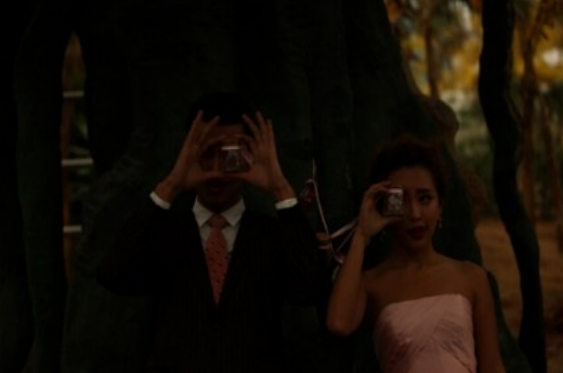
#> input picture data/origin/room_out_person.png, 563 x 373 px
$ python TestQuantified.py
#> lines starting #> are read from the running program, lines starting #| are printed output that depends on the picture
#> further down, img is the input picture: shape (373, 563, 3); mean B, G, R 5.4, 12.6, 19.5
### source/RetinexAdvance.py
import cv2
import numpy as np
import source.TraditionalRetinex as re


def logarithmicTransformation(img):
    """
    对数域变换
    :param img: 低照度图像
    :return pretreatment: 预处理之后的图像
    """
    src = cv2.cvtColor(img, cv2.COLOR_BGR2GRAY)
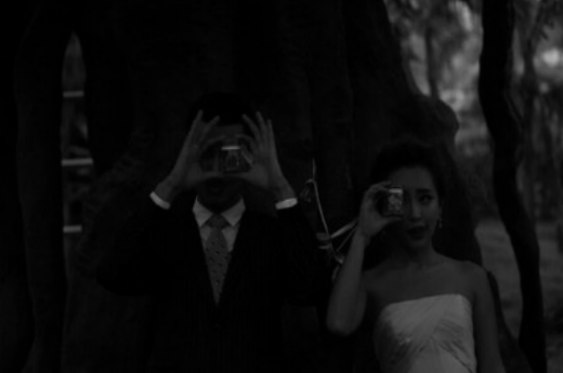
#> src: shape (373, 563); min 0, max 174, mean 13.9
    info = src.shape
#> info = (373, 563)
    log_sum = np.double(0)
    for i in range(info[0]):
        for j in range(info[1]):
            log_sum += np.log(np.double(src[i, j]) + 0.000001)
#> after the loop, log_sum = 138991.6

    p_avg = np.exp(log_sum / (info[0] * info[1]))
#> p_avg = 1.94
    (minVal, maxVal, minLoc, maxLoc) = cv2.minMaxLoc(src)
#> minVal = 0; maxVal = 174; minLoc = (0, 0); maxLoc = (554, 56)
    p0 = np.log(src/p_avg + 1) / np.log(maxVal/p_avg + 1)
    ec = p0 / (src + 0.000001)
    b, g, r = cv2.split(img)
    pretreatment = cv2.merge([ec * b, ec * g, ec * r])
    return pretreatment


def quantizedSingledMSR(img, sigma_list, d=2):
    """
    量化单通道MSR
    :param img:
    :param sigma_list:
    :param d:
    :return:
    """
    # 因为调用的是cv2中内置高斯滤波，最终结果与真实结果并不一样，即使将卷积核size作为参数传入
    rout = re.multi_scale_retinex(np.double(img), sigma_list, size=3)

    mean = np.mean(rout)

    r_sum = np.double(0)
    for i in range(rout.shape[0]):
        for j in range(rout.shape[1]):
            r_sum += np.square(rout[i, j] - mean)

    stddev = np.sqrt(r_sum / (rout.shape[0] * rout.shape[1]))
    mini = np.abs(mean - d * stddev)
    maxi = mean + d * stddev
    routnew = ((rout - mini) / (maxi - mini)) * 255
    rc = np.double(routnew) / rout
    cv2.imshow('routnew', np.uint8(np.minimum(np.maximum(routnew, 0), 255)))
    return np.uint8(np.minimum(np.maximum(routnew, 0), 255)), rc


# [14 lines left out: function integration, not called in this run]

### source/TraditionalRetinex.py
import numpy as np
import cv2


def single_scale_retinex(img, sigma, size=0):
    """
    单尺度Retinex
    :param size: 卷积核尺寸
    :param img:
    :param sigma:
    :return:
    """
    retinex = np.log(img + 1) - np.log(cv2.GaussianBlur(img, (size, size), sigma) + 1)

    return retinex


def multi_scale_retinex(img, sigma_list, size=0):
    """
    多尺度Retinex
    :param size:
    :param img:
    :param sigma_list:
    :return:
    """
    np.seterr(divide='ignore', invalid='ignore')
    retinex = np.double(np.zeros_like(img))
    for sigma in sigma_list:
        retinex += single_scale_retinex(img, sigma, size)

    retinex = retinex / len(sigma_list)
    # print(size)

    return retinex


# [136 lines left out: functions quantify, msr, color_restoration, simplestColorBalance, MSRCR, MSRCP, not called in this run]

### test/TestQuantified.py
import source.RetinexAdvance as ra
import cv2
import numpy as np

if __name__ == '__main__':
    img = cv2.imread('../data/origin/room_out_person.png')
    img_pre = ra.logarithmicTransformation(img)
    b, g, r = cv2.split(img_pre)
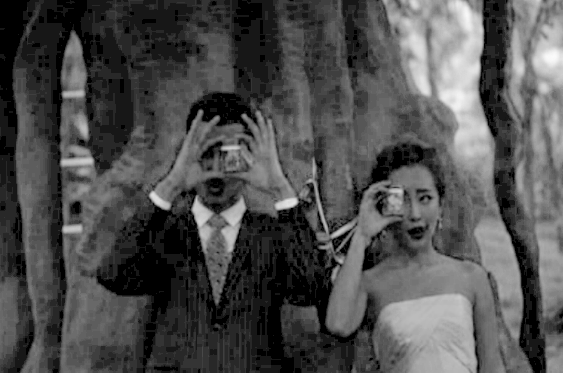
#> g: shape (373, 563) float64; min 0, max 0.985, mean 0.308
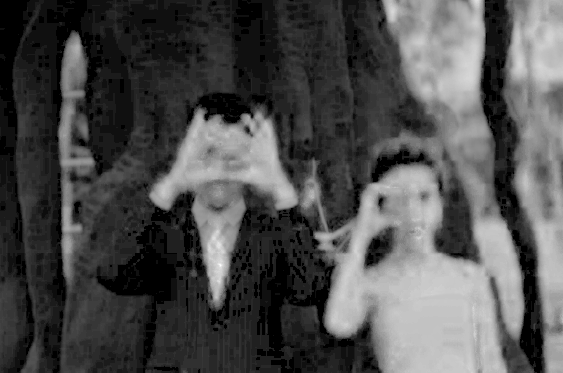
#> r: shape (373, 563) float64; min 0, max 1.47, mean 0.451; drawn with min black and max white
    b_qun = ra.quantizedSingledMSR(b, [15, 80, 250])
#> the loop in multi_scale_retinex, `for sigma in sigma_list:` made 3 passes
#> pass 1, in single_scale_retinex, `retinex = np.log(img + 1) - np.log(cv2.GaussianBlur(img, (size, size),..`:
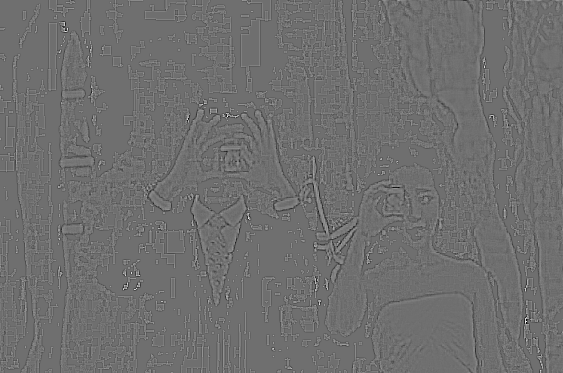
#> retinex: shape (373, 563) float64; min -0.185, max 0.236, mean -0.000513; drawn with min black and max white
#> in quantizedSingledMSR, `mean = np.mean(rout)`: mean = -0.000514
#> after the loop in quantizedSingledMSR, `for i in range(rout.shape[0]):`: r_sum = 65.02
#> in quantizedSingledMSR, `stddev = np.sqrt(r_sum / (rout.shape[0] * rout.shape[1]))`: stddev = 0.0176
#> in quantizedSingledMSR, `mini = np.abs(mean - d * stddev)`: mini = 0.0357
#> in quantizedSingledMSR, `maxi = mean + d * stddev`: maxi = 0.0347
    cv2.imshow('img_b', np.uint8(np.minimum(np.maximum(b_qun, 0), 255)))
    g_qun = ra.quantizedSingledMSR(g, [15, 80, 250])
    cv2.imshow('img_g', np.uint8(np.minimum(np.maximum(g_qun, 0), 255)))
    r_qun = ra.quantizedSingledMSR(r, [15, 80, 250])
#> call 3 of quantizedSingledMSR, with d = 2
#> the loop in multi_scale_retinex (call 3), `for sigma in sigma_list:` made 3 passes
#> pass 1, in single_scale_retinex (call 7), `retinex = np.log(img + 1) - np.log(cv2.GaussianBlur(img, (size, size),..`:
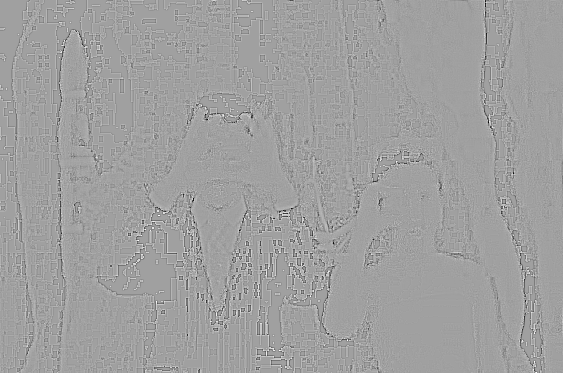
#> retinex: shape (373, 563) float64; min -0.219, max 0.129, mean -0.000529; drawn with min black and max white
#> in quantizedSingledMSR (call 3), `mean = np.mean(rout)`: mean = -0.000529
#> after the loop in quantizedSingledMSR (call 3), `for i in range(rout.shape[0]):`: r_sum = 65.72
#> in quantizedSingledMSR (call 3), `stddev = np.sqrt(r_sum / (rout.shape[0] * rout.shape[1]))`: stddev = 0.0177
#> in quantizedSingledMSR (call 3), `mini = np.abs(mean - d * stddev)`: mini = 0.0359
#> in quantizedSingledMSR (call 3), `maxi = mean + d * stddev`: maxi = 0.0349
#> in quantizedSingledMSR (call 3), `rc = np.double(routnew) / rout`:
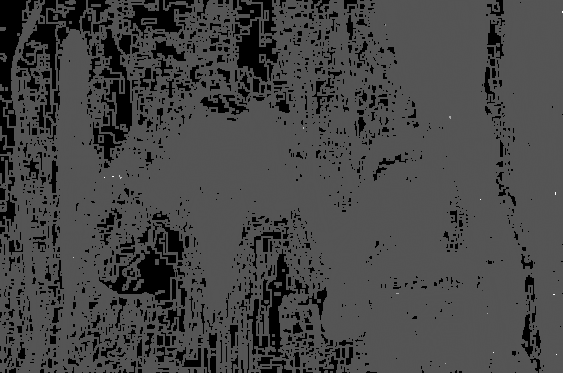
#> rc: shape (373, 563) float64; 17.21% of the values are NaN or infinite; the others: min -1.17e+20, max 2.34e+20, mean 3.13e+16; drawn with min black, max white, NaN and infinite black
#> in quantizedSingledMSR (call 3), `cv2.imshow('routnew', np.uint8(np.minimum(np.maximum(routnew, 0), 255)))`:
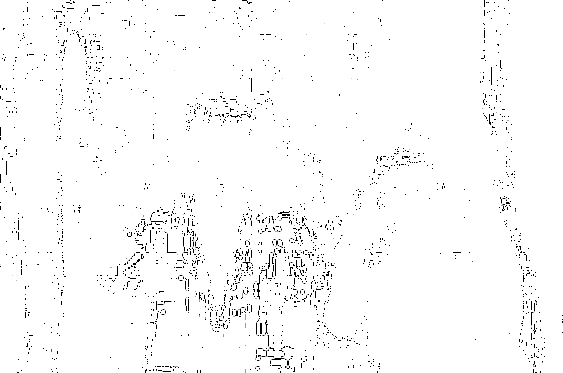
#> window 'routnew': shape (373, 563); min 0, max 255, mean 249.8
    cv2.imshow('img_r', np.uint8(np.minimum(np.maximum(r_qun, 0), 255)))
#> (the run stopped early here; a loop or call above may not have finished)
